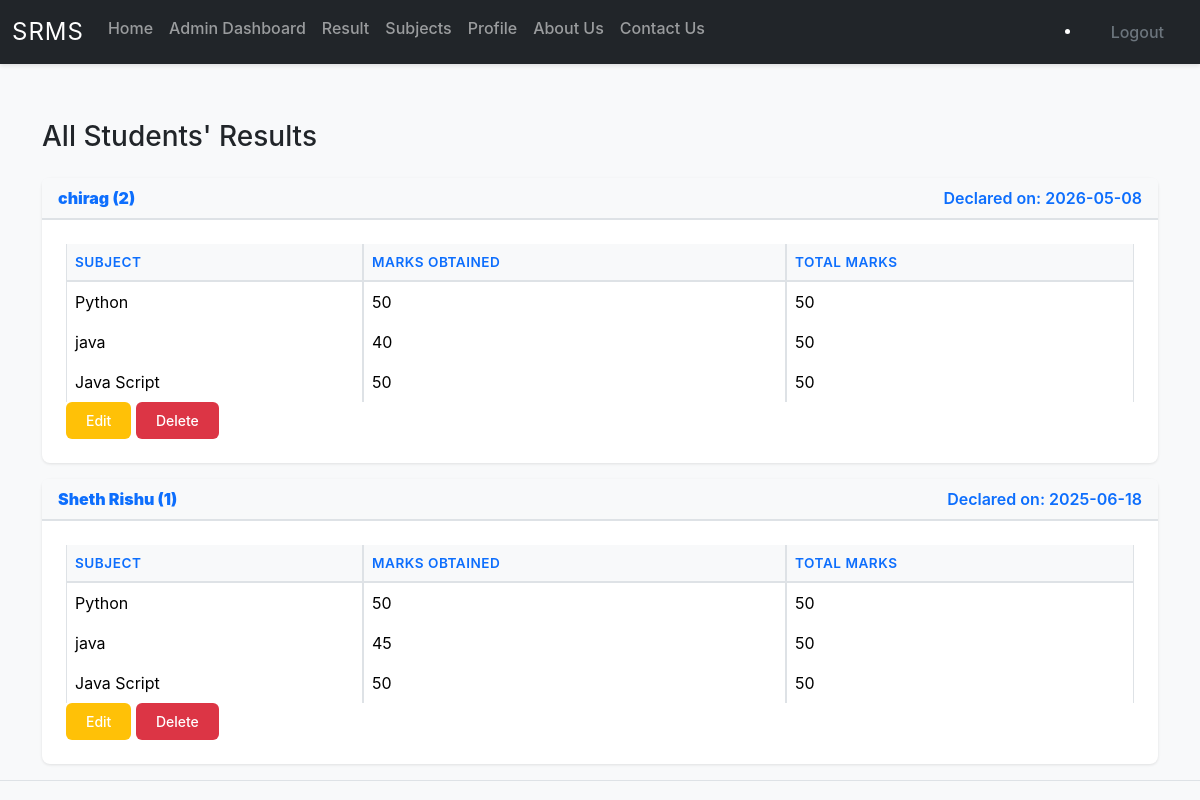
The app's page /allresults (signed in) with its own data.
### models.py (models this page shows)
class BaseClass(Model):
    class Meta:
        database = db

class Result(BaseClass):
    student = ForeignKeyField(User, backref='student')
    declaration_date = CharField()

class User(BaseClass):
    name = CharField()
    email = CharField(unique = True)
    roll_no = CharField(unique = True)
    profile_pic = CharField(default="")
    password = CharField()
    role = CharField(default="student")

class ResultItem(BaseClass):
    result = ForeignKeyField(Result, backref='result')
    subject = ForeignKeyField(Subject, backref='subject')
    mark_obtain = CharField()
    total_mark = CharField()

class Subject(BaseClass):
    sub_code = CharField(unique = True)
    sub_name = CharField()
    sub_description = TextField()

### main.py (the view)
@app.route('/allresults')
@login_required
@admin_access
def all_results():
    from models import Result
    results = Result.select().order_by(Result.declaration_date.desc())
    return render_template('admin/allresults.html', results=results)

### main.py (called while the page is built)
def login_required(func):
    @wraps(func)
    def wrapper(*args, **kwargs):
        if "user_id" not in session:
            flash('Login Required', 'danger')
            return redirect(url_for("login"))
        return func(*args, **kwargs)
    return wrapper

def admin_access(func):
    @wraps(func)
    def wrapper(*args, **kwargs):
        if session['role'] != 'admin':
            flash('Only admin can access this page', 'danger')
            return redirect(url_for("dashboard"))
        return func(*args, **kwargs)
    return wrapper

### templates/admin/allresults.html
{% extends 'base.html' %} {% block content %}
<div class="container mt-4">
  <h3 class="mb-4">All Students' Results</h3>
  {% if results %} {% for res in results %}
  <div class="card mb-3">
    <div class="card-header d-flex justify-content-between">
      <strong>{{ res.student.name }} ({{ res.student.roll_no }})</strong>
      <span>Declared on: {{ res.declaration_date }}</span>
    </div>
    <div class="card-body">
      <table class="table table-bordered">
        <thead>
          <tr>
            <th>Subject</th>
            <th>Marks Obtained</th>
            <th>Total Marks</th>
          </tr>
        </thead>
        <tbody>
          {% for item in res.result %}
          <tr>
            <td>{{ item.subject.sub_name }}</td>
            <td>{{ item.mark_obtain }}</td>
            <td>{{ item.total_mark }}</td>
          </tr>
          {% endfor %}
        </tbody>
      </table>
      <a
        href="{{ url_for('editmark', rid=res.id) }}"
        class="btn btn-sm btn-warning"
        >Edit</a
      >
      <form
        method="POST"
        action="{{ url_for('deletemark', rid=res.id) }}"
        class="d-inline"
      >
        <button
          type="submit"
          class="btn btn-sm btn-danger"
          onclick="return confirm('Delete this result?')"
        >
          Delete
        </button>
      </form>
    </div>
  </div>
  {% endfor %} {% else %}
  <p>No results found.</p>
  {% endif %}
</div>
{% endblock %}

### static/style/style.css (style rules this page uses)
:root { --primary-color: #0d6efd; --secondary-color: #6c757d; --success-color: #198754; --danger-color: #dc3545; --warning-color: #ffc107; --info-color: #0dcaf0; }
* { scroll-behavior: smooth; }
body { font-family: -apple-system, BlinkMacSystemFont, 'Segoe UI', Roboto, 'Helvetica Neue', Arial, sans-serif; background-color: #f8f9fa; overflow-x: hidden; }
.card { border: none; box-shadow: 0 1px 3px rgba(0,0,0,0.1); transition: all 0.3s ease; border-radius: 0.5rem; }
.card-header { background-color: #f8f9fa; border-bottom: 2px solid #dee2e6; font-weight: 600; color: var(--primary-color); }
.card-body { padding: 1.5rem; }
.btn { font-weight: 500; padding: 0.5rem 1.25rem; border-radius: 0.375rem; transition: all 0.3s ease; border: none; }
.btn-primary, .btn-success, .btn-warning, .btn-danger, .btn-info { color: #fff; }
.table { border-collapse: separate; border-spacing: 0; margin-bottom: 0; }
.table thead th { background-color: #f8f9fa; font-weight: 600; border-bottom: 2px solid #dee2e6; color: var(--primary-color); text-transform: uppercase; font-size: 0.85rem; letter-spacing: 0.5px; }
.table tbody tr { transition: background-color 0.3s ease; }
.table-bordered { border-color: #dee2e6; }

### records on screen
Result: student.name "chirag", student.roll_no "2", declaration_date "2026-05-08"
ResultItem: subject.sub_name "Python", mark_obtain "50", total_mark "50"
ResultItem: subject.sub_name "java", mark_obtain "40", total_mark "50"
ResultItem: subject.sub_name "Java Script", mark_obtain "50", total_mark "50"
Result: student.name "Sheth Rishu", student.roll_no "1", declaration_date "2025-06-18"
ResultItem: subject.sub_name "Python", mark_obtain "50", total_mark "50"
ResultItem: subject.sub_name "java", mark_obtain "45", total_mark "50"
ResultItem: subject.sub_name "Java Script", mark_obtain "50", total_mark "50"
